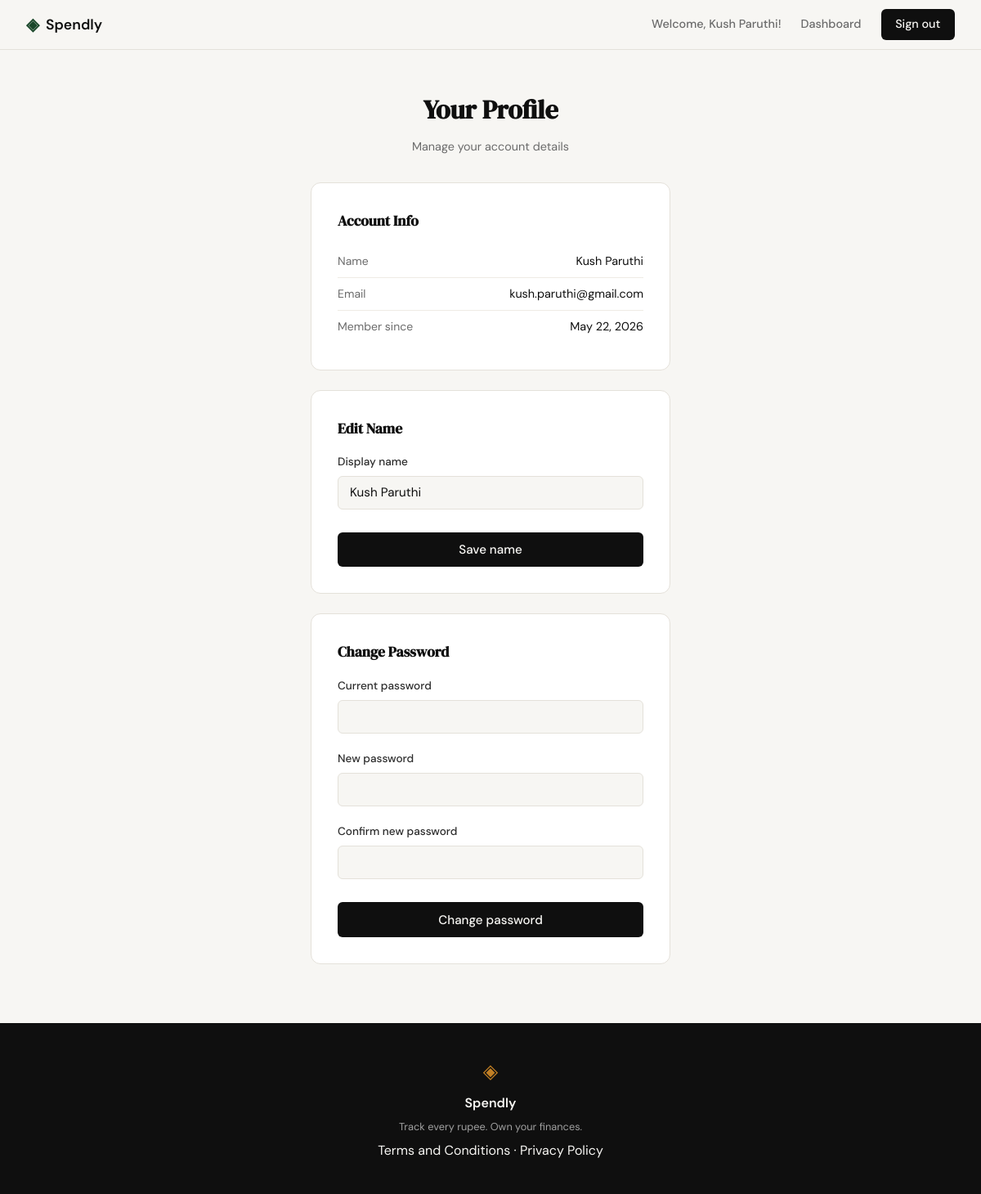
/profile (signed in), run on the app's committed database.
### tables this page shows
CREATE TABLE users (
            id INTEGER PRIMARY KEY AUTOINCREMENT,
            name TEXT NOT NULL,
            email TEXT UNIQUE NOT NULL,
            password_hash TEXT NOT NULL,
            created_at TEXT DEFAULT (datetime('now'))
        );

### app.py (the view, shortened to what this page needs)
@app.route("/profile", methods=["GET", "POST"])
def profile():
    if "user_id" not in session:
        return redirect(url_for("login"))
    user = get_user_by_id(session["user_id"])
    member_since = _format_member_since(user["created_at"])
    if request.method == "GET":
        return render_template("profile.html", user=user, member_since=member_since)

### app.py (called while the page is built)
def _format_member_since(created_at):
    return datetime.strptime(created_at, "%Y-%m-%d %H:%M:%S").strftime("%B %-d, %Y")

### database/db.py (called while the page is built)
def get_db():
    conn = sqlite3.connect("spendly.db")
    conn.row_factory = sqlite3.Row
    conn.execute("PRAGMA foreign_keys = ON")
    return conn

def get_user_by_id(user_id):
    conn = get_db()
    user = conn.execute(
        "SELECT * FROM users WHERE id = ?", (user_id,)
    ).fetchone()
    conn.close()
    return user

### templates/profile.html (shortened to what this page needs)
{% extends "base.html" %}
{% block content %}
<section class="auth-section">
    <div class="auth-container">
        <div class="auth-header">
            <h1 class="auth-title">Your Profile</h1>
            <p class="auth-subtitle">Manage your account details</p>
        </div>
        <div class="auth-card" style="margin-bottom: 1.5rem">
            <h2 class="profile-section-title">Account Info</h2>
            <div class="profile-field">
                <span class="profile-label">Name</span>
                <span class="profile-value">{{ user["name"] }}</span>
            </div>
            <div class="profile-field">
                <span class="profile-label">Email</span>
                <span class="profile-value">{{ user["email"] }}</span>
            </div>
            <div class="profile-field">
                <span class="profile-label">Member since</span>
                <span class="profile-value">{{ member_since }}</span>
            </div>
        </div>
        <div class="auth-card" style="margin-bottom: 1.5rem">
            <h2 class="profile-section-title">Edit Name</h2>
            <form method="POST" action="{{ url_for('profile') }}">
                <div class="form-group">
                    <label for="name">Display name</label>
                    <input type="text" id="name" name="name" class="form-input"
                           value="{{ name_value if name_value else user['name'] }}"
                           required maxlength="100">
                </div>
                <button type="submit" class="btn-submit">Save name</button>
            </form>
        </div>
        <div class="auth-card">
            <h2 class="profile-section-title">Change Password</h2>
            <form method="POST" action="{{ url_for('profile') }}">
                <div class="form-group">
                    <label for="current_password">Current password</label>
                    <input type="password" id="current_password" name="current_password"
                           class="form-input" required>
                </div>
                <div class="form-group">
                    <label for="new_password">New password</label>
                    <input type="password" id="new_password" name="new_password"
                           class="form-input" required minlength="8">
                </div>
                <div class="form-group">
                    <label for="confirm_password">Confirm new password</label>
                    <input type="password" id="confirm_password" name="confirm_password"
                           class="form-input" required>
                </div>
                <button type="submit" class="btn-submit">Change password</button>
            </form>
        </div>
    </div>
</section>
{% endblock %}

### templates/base.html (shortened to what this page needs)
<!DOCTYPE html>
<html lang="en">
<head>
    <link rel="stylesheet" href="{{ url_for('static', filename='css/style.css') }}">
</head>
<body>
    <nav class="navbar">
        <div class="nav-inner">
            <a href="{{ url_for('landing') }}" class="nav-brand">
                <span class="brand-icon">◈</span>
                <span class="brand-name">Spendly</span>
            </a>
            <div class="nav-links">
                {% if session.user_id %}
                    <span class="nav-welcome">Welcome, {{ session.user_name }}!</span>
                    {% if request.path != '/dashboard' %}
                        <a href="{{ url_for('dashboard') }}">Dashboard</a>
                    {% endif %}
                    <a href="{{ url_for('logout') }}" class="nav-cta">Sign out</a>
                {% elif request.path == '/register' %}
                    <a href="{{ url_for('login') }}" class="nav-cta">Sign in</a>
                    <a href="{{ url_for('register') }}">Get started</a>
                {% else %}
                    <a href="{{ url_for('login') }}">Sign in</a>
                    <a href="{{ url_for('register') }}" class="nav-cta">Get started</a>
                {% endif %}
            </div>
        </div>
    </nav>
    <main class="main-content">
        {% block content %}{% endblock %}
    </main>
    <footer class="footer">
        <div class="footer-inner">
            <span class="brand-icon">◈</span>
            <span class="footer-name">Spendly</span>
            <p class="footer-copy">Track every rupee. Own your finances.</p>
            <p><a href="/terms">Terms and Conditions</a> · <a href="/privacy">Privacy Policy</a></p>
        </div>
    </footer>
</body>
</html>

### static/css/style.css (style rules this page uses)
:root { --ink: #0f0f0f; --ink-soft: #2d2d2d; --ink-muted: #6b6b6b; --ink-faint: #a0a0a0; --paper: #f7f6f3; --paper-warm: #f0ede6; --paper-card: #ffffff; --accent: #1a472a; --accent-light: #e8f0eb; --accent-2: #c17f24; --accent-2-light: #fdf3e3; --danger: #c0392b; --danger-light: #fdecea; --border: #e4e1da; --border-soft: #eeebe4; --font-display: 'DM Serif Display', Georgia, serif; --font-body: 'DM Sans', system-ui, sans-serif; --max-width: 1200px; --auth-width: 440px; --radius-sm: 6px; --radius-md: 12px; --radius-lg: 20px; --bar-0: #1a472a; --bar-1: #c17f24; --bar-2: #5b7fa6; --bar-3: #8b5e83; --bar-4: #2e8b84; --bar-5: #c0614b; --bar-6: #5a5ea8; }
*, *::before, *::after { box-sizing: border-box; margin: 0; padding: 0; }
html { font-size: 16px; scroll-behavior: smooth; }
body { background: var(--paper); color: var(--ink); font-family: var(--font-body); font-size: 1rem; line-height: 1.6; -webkit-font-smoothing: antialiased; }
a { color: inherit; text-decoration: none; }
.navbar { position: sticky; top: 0; z-index: 100; background: var(--paper); border-bottom: 1px solid var(--border); padding: 0 2rem; }
.nav-inner { max-width: var(--max-width); margin: 0 auto; height: 60px; display: flex; align-items: center; justify-content: space-between; }
.nav-brand { display: flex; align-items: center; gap: 0.5rem; font-family: var(--font-body); font-weight: 600; font-size: 1.1rem; color: var(--ink); }
.brand-icon { color: var(--accent); font-size: 1.3rem; }
.brand-name { color: var(--ink); }
.nav-links { display: flex; align-items: center; gap: 1.5rem; font-size: 0.9rem; font-weight: 500; }
.nav-links a { color: var(--ink-muted); transition: color 0.2s; }
.nav-welcome { color: var(--ink-muted); font-size: 0.9rem; font-weight: 500; }
.nav-cta { background: var(--ink) !important; color: var(--paper) !important; padding: 0.45rem 1.1rem; border-radius: var(--radius-sm); transition: background 0.2s !important; }
.main-content { min-height: calc(100vh - 60px - 100px); }
.auth-section { min-height: calc(100vh - 60px - 100px); display: flex; align-items: center; justify-content: center; padding: 3rem 2rem; }
.auth-container { width: 100%; max-width: var(--auth-width); }
.auth-header { text-align: center; margin-bottom: 2rem; }
.auth-title { font-family: var(--font-display); font-size: 2rem; color: var(--ink); margin-bottom: 0.5rem; }
.auth-subtitle { font-size: 0.9rem; color: var(--ink-muted); }
.auth-card { background: var(--paper-card); border: 1px solid var(--border); border-radius: var(--radius-md); padding: 2rem; margin-bottom: 1.5rem; }
.profile-section-title { font-family: var(--font-display); font-size: 1.1rem; color: var(--ink); margin-bottom: 1rem; }
.profile-field { display: flex; justify-content: space-between; align-items: baseline; padding: 0.5rem 0; border-bottom: 1px solid var(--border-soft); gap: 1rem; }
.profile-field:last-child { border-bottom: none; margin-bottom: 0; }
.profile-label { font-size: 0.875rem; color: var(--ink-muted); flex-shrink: 0; }
.profile-value { font-size: 0.9rem; color: var(--ink); text-align: right; word-break: break-all; }
.form-group { margin-bottom: 1.25rem; }
.form-group label { display: block; font-size: 0.85rem; font-weight: 500; color: var(--ink-soft); margin-bottom: 0.4rem; }
.form-input { width: 100%; padding: 0.6rem 0.875rem; border: 1px solid var(--border); border-radius: var(--radius-sm); font-family: var(--font-body); font-size: 0.95rem; color: var(--ink); background: var(--paper); outline: none; transition: border-color 0.2s; }
.form-input::placeholder { color: var(--ink-faint); }
.btn-submit { width: 100%; padding: 0.7rem; background: var(--ink); color: var(--paper); border: none; border-radius: var(--radius-sm); font-family: var(--font-body); font-size: 0.95rem; font-weight: 500; cursor: pointer; transition: background 0.2s; margin-top: 0.5rem; }
.footer { background: var(--ink); color: var(--paper); padding: 2.5rem 2rem; text-align: center; }
.footer-inner { display: flex; flex-direction: column; align-items: center; gap: 0.4rem; }
.footer .brand-icon { color: var(--accent-2); font-size: 1.5rem; }
.footer-name { font-weight: 600; font-size: 1rem; }
.footer-copy { font-size: 0.8rem; color: var(--ink-faint); }

### data on the page
users: user_name "Kush Paruthi", name "Kush Paruthi", email "kush.paruthi@gmail.com", created_at "May 22, 2026"
